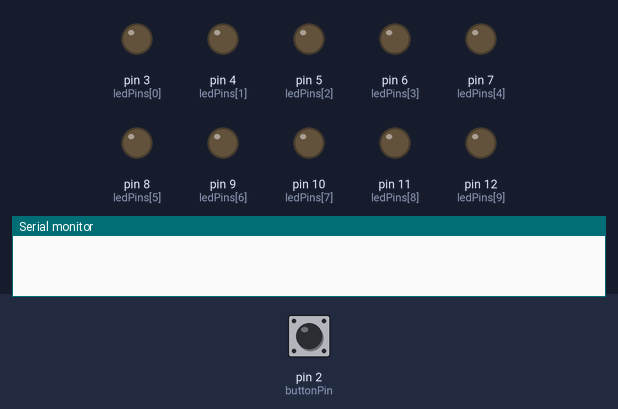
Bench run of a sketch on a simulated Arduino Uno, built with avr-gcc and run on an emulated ATmega328P. Shown: output pins drawn as LEDs (lit = HIGH), the last lines printed to the serial monitor. Inputs (shaded band) come from the test bench; at power-on: pin 2 (buttonPin) HIGH.

Above: at 4.8 s.
4.9 s: pin 2 (buttonPin) pulled LOW for 2.35 s
At 6.1 s:
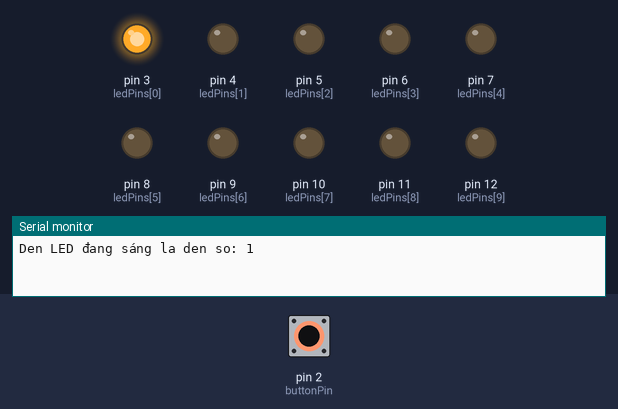
At 6.5 s:
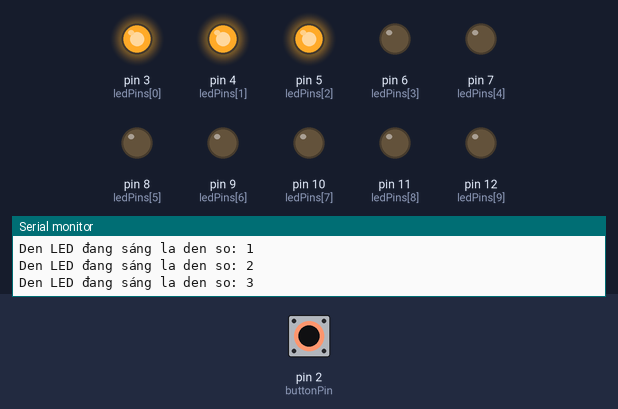
Timing chart, 0 to 11.3 s (numbered marks = the images above; inputs shaded):
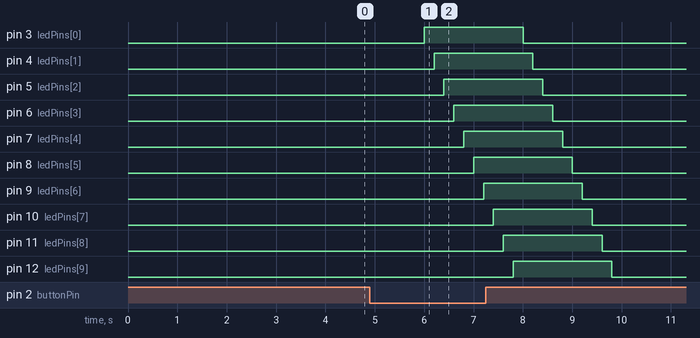

The sketch:

led-bam-nut.ino
```cpp
const int ledPins[] = {3, 4, 5, 6, 7,8,9,10,11,12};         // Khai báo mảng chứa các chân kết nối của lED với Arduino
const int buttonPin = 2;                                    // Khai báo chân kết nối của nút nhấn với Arduino
int buttonState = 0;                                        // Trạng thái hiện tại của nút nhấn
int dem=0;
int ledCount;

void setup()
{
  ledCount = sizeof(ledPins) / sizeof(int);
  Serial.begin(9600);                                       // Mở cổng Serial để Hiển thị đèn LED sáng hiện tại
  for (int i = 0; i < ledCount; i++)
  {
    pinMode(ledPins[i], OUTPUT);                            // Cài đặt chân là OUTPUT để điều khiển LED
    digitalWrite(ledPins[i], LOW);                          // Tắt tất cả các LED ban đầu
  }
  pinMode(buttonPin, INPUT_PULLUP);                         // Cài đặt chân nút nhấn là INPUT_PULLUP
}

void loop()
{
  buttonState = digitalRead(buttonPin);                    // Đọc trạng thái nút nhấn
  if (buttonState == LOW)                                  // Nếu nút nhấn được nhấn xuống
  {
    for (int i = 0; i < ledCount; i++)                     // Dùng for để bật lần lượt các LED
    {
      digitalWrite(ledPins[i], HIGH);                      // Hiển thị LED với các giá trị i tương ứng
      dem=i+1;                                             // Biến 'dem' là số thứ tự đèn LED đang sáng hiện tại
      Serial.print("Den LED đang sáng la den so: ");       // Hiển thị trên cổng Serial đèn LED hiện tại đang sáng
      Serial.println(dem);                                 // Sau 1 giây sẽ bật 1 LED, LED được bật cuối cùng là LED số 5
      delay(200);
    }
  }
  else                                                    // Ngược lại nếu nút nhấn được nhả ra
  {
    for (int i = 0; i < ledCount; i++)                    // Dùng for để tắt các LED
    {
      digitalWrite(ledPins[i], LOW);                      // LED được tắt cuối cùng là LED số 5
      delay(200);
    }
  }

}
```

Measured:
- after the input at 4.9 s, pin 3 (ledPins[0]): LOW → HIGH after 1.1 s, → LOW 2.0 s later; pin 4 (ledPins[1]): LOW → HIGH after 1.3 s, → LOW 2.0 s later; pin 5 (ledPins[2]): LOW → HIGH after 1.5 s, → LOW 2.0 s later; pin 6 (ledPins[3]): LOW → HIGH after 1.7 s, → LOW 2.0 s later; pin 7 (ledPins[4]): LOW → HIGH after 1.9 s, → LOW 2.0 s later
